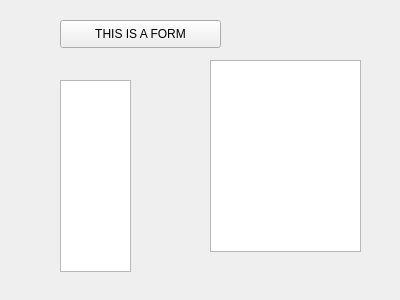
<?xml version="1.0" encoding="UTF-8"?>
<ui version="4.0">
 <class>Form</class>
 <widget class="QWidget" name="Form">
  <property name="geometry">
   <rect>
    <x>0</x>
    <y>0</y>
    <width>400</width>
    <height>300</height>
   </rect>
  </property>
  <property name="windowTitle">
   <string>Form</string>
  </property>
  <widget class="QListView" name="listView">
   <property name="geometry">
    <rect>
     <x>60</x>
     <y>80</y>
     <width>71</width>
     <height>192</height>
    </rect>
   </property>
  </widget>
  <widget class="QTreeView" name="treeView">
   <property name="geometry">
    <rect>
     <x>210</x>
     <y>60</y>
     <width>151</width>
     <height>192</height>
    </rect>
   </property>
  </widget>
  <widget class="QPushButton" name="pushButton">
   <property name="geometry">
    <rect>
     <x>60</x>
     <y>20</y>
     <width>161</width>
     <height>28</height>
    </rect>
   </property>
   <property name="text">
    <string>THIS IS A FORM</string>
   </property>
  </widget>
 </widget>
 <resources/>
 <connections/>
</ui>
